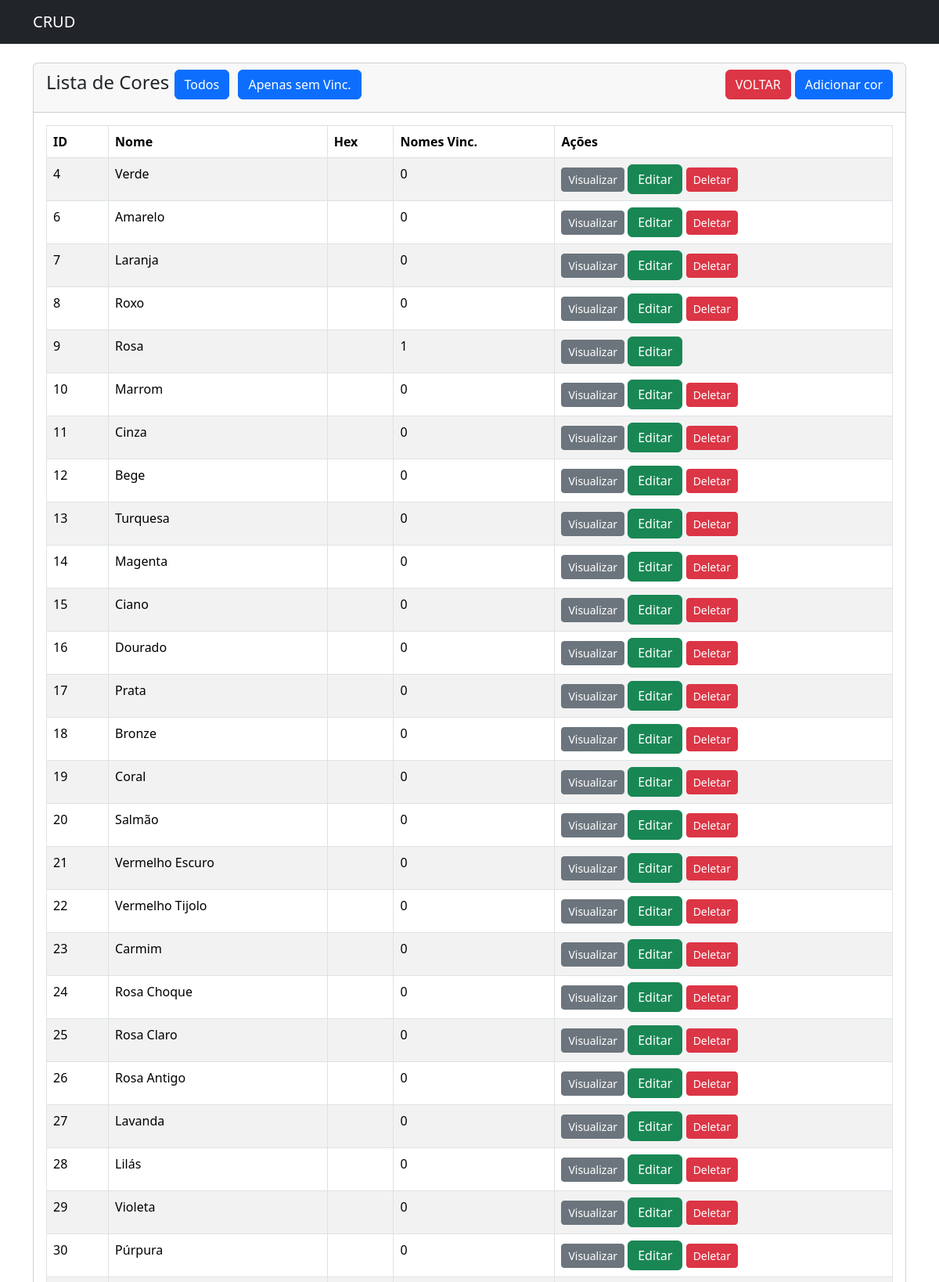
/cores/cores-screen.php (upper part), run on the app's committed database.
### tables this page shows
CREATE TABLE colors(

    id INTEGER PRIMARY KEY,
    name varchar(50) NOT NULL
, hex varchar(50));

### cores/cores-screen.php (the view, shortened to what this page needs)
<?php
$connection = new Connection();
$pdo = $connection->getConnection();
?>
<!doctype html>
<html lang="en">
<head>
    <link href="https://cdn.jsdelivr.net/npm/bootstrap@5.3.8/dist/css/bootstrap.min.css" rel="stylesheet"
>
</head>
<body>
    <?php include('../navbar.php'); ?>
    <div class="container mt-4">
        <div class="row">
            <div class="col-md-12">
                <div class="card">
                    <div class="card-header">
                        <h4>Lista de Cores
                            <a href="cores-create.php" class="btn btn-primary float-end">Adicionar cor</a>
                            <a href="../index.php" class="btn btn-danger float-end" style="margin-right: 5px;">VOLTAR</a>
                            <a href="cores-screen.php?filtro=todos" class="btn btn-primary float" style="margin-right: 5px;">Todos</a>
                            <a href="cores-screen.php?filtro=sem_vinc" class="btn btn-primary float" style="margin-right: 5px;">Apenas sem Vinc.</a>
                        </h4>
                    </div>
                    <div class="card-body">
                        <table class="table table-bordered table-striped">
                            <thead>
                                <tr>
                                    <th>ID</th>
                                    <th>Nome</th>
                                    <th>Hex</th>
                                    <th>Nomes Vinc.</th>
                                    <th>Ações</th>
                                </tr>
                            </thead>
                            <tbody>
                                <?php
                                $stmt = $pdo->prepare("SELECT * FROM colors");
                                $stmt->execute();
                                $cores = $stmt->fetchAll(PDO::FETCH_ASSOC);
                                if ($cores > 0) {
                                    foreach ($cores as $colors) {
                                        $stmt_users = $pdo->prepare("SELECT color_id FROM user_colors");
                                        $stmt_users->execute();
                                        $all_user_colors = $stmt_users->fetchAll(PDO::FETCH_ASSOC);
                                        $user_count = 0;
                                        foreach ($all_user_colors as $user_color_record) {
                                            if (!empty($user_color_record['color_id'])) {
                                                $color_ids = array_filter(array_map('trim', explode(',', $user_color_record['color_id'])));
                                                if (in_array($colors['id'], $color_ids)) {
                                                    $user_count++;
                                                }
                                            }
                                        }
                                        ?>
                                        <tr>
                                            <td><?= $colors['id'] ?></td>
                                            <td><?= $colors['name'] ?></td>
                                            <td><?= $colors['hex'] ?></td>
                                            <td><?= $user_count ?></td>
                                            <td>
                                                <a href="cores-view.php?id=<?= $colors['id'] ?>"
                                                    class="btn btn-secondary btn-sm">Visualizar</a>
                                                <a href="cores-edit.php?id=<?= $colors['id'] ?>"
                                                    class="btn btn-success btn-sm8">Editar</a>
                                                <?php if ($user_count == 0) { ?>
                                                <form action="cores-action.php" method="POST" class="d-inline">
                                                    <button type="submit" name="delete_cor" class="btn btn-danger btn-sm">
                                                        Deletar
                                                    </button>
                                                </form>
                                                <?php } ?>
                                            </td>
                                        </tr>
                                    <?php }
                                } else {
                                    echo "<h5>Nenhum usuário encontrado.</h5>";
                                } ?>
                            </tbody>
                        </table>
                    </div>
                </div>
            </div>
        </div>
    </div>
</body>
</html>

### data on the page
colors: id "4", name "Verde", user_count "0"
colors: id "6", name "Amarelo", user_count "0"
colors: id "7", name "Laranja", user_count "0"
colors: id "8", name "Roxo", user_count "0"
colors: id "9", name "Rosa", user_count "1"
colors: id "10", name "Marrom", user_count "0"
colors: id "11", name "Cinza", user_count "0"
colors: id "12", name "Bege", user_count "0"
colors: id "13", name "Turquesa", user_count "0"
colors: id "14", name "Magenta", user_count "0"
colors: id "15", name "Ciano", user_count "0"
colors: id "16", name "Dourado", user_count "0"
colors: id "17", name "Prata", user_count "0"
colors: id "18", name "Bronze", user_count "0"
colors: id "19", name "Coral", user_count "0"
colors: id "20", name "Salmão", user_count "0"
colors: id "21", name "Vermelho Escuro", user_count "0"
colors: id "22", name "Vermelho Tijolo", user_count "0"
colors: id "23", name "Carmim", user_count "0"
colors: id "24", name "Rosa Choque", user_count "0"
colors: id "25", name "Rosa Claro", user_count "0"
colors: id "26", name "Rosa Antigo", user_count "0"
colors: id "27", name "Lavanda", user_count "0"
colors: id "28", name "Lilás", user_count "0"
colors: id "29", name "Violeta", user_count "0"
colors: id "30", name "Púrpura", user_count "0"
